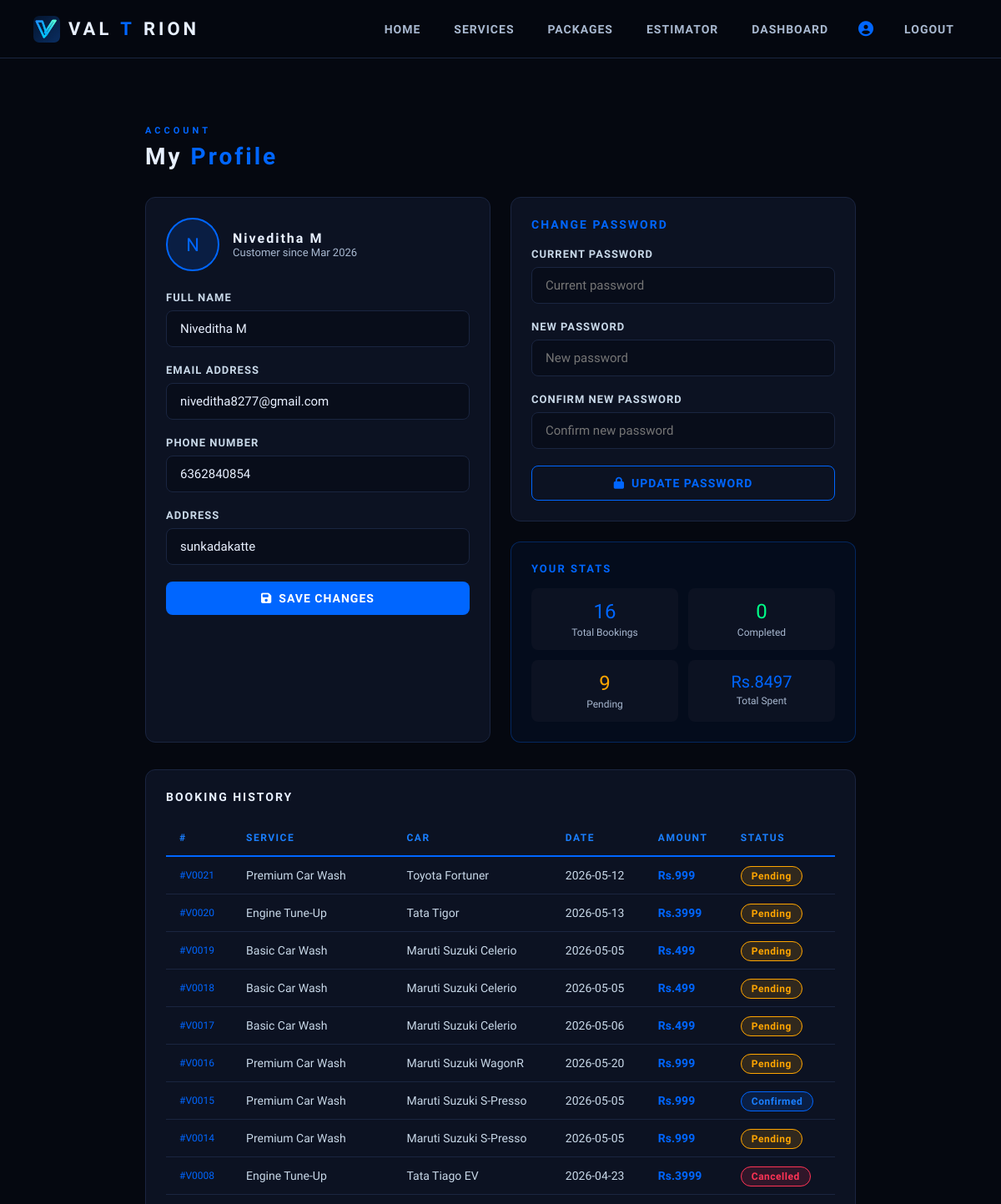
Page /profile (signed in, upper part) on the earlier database version.
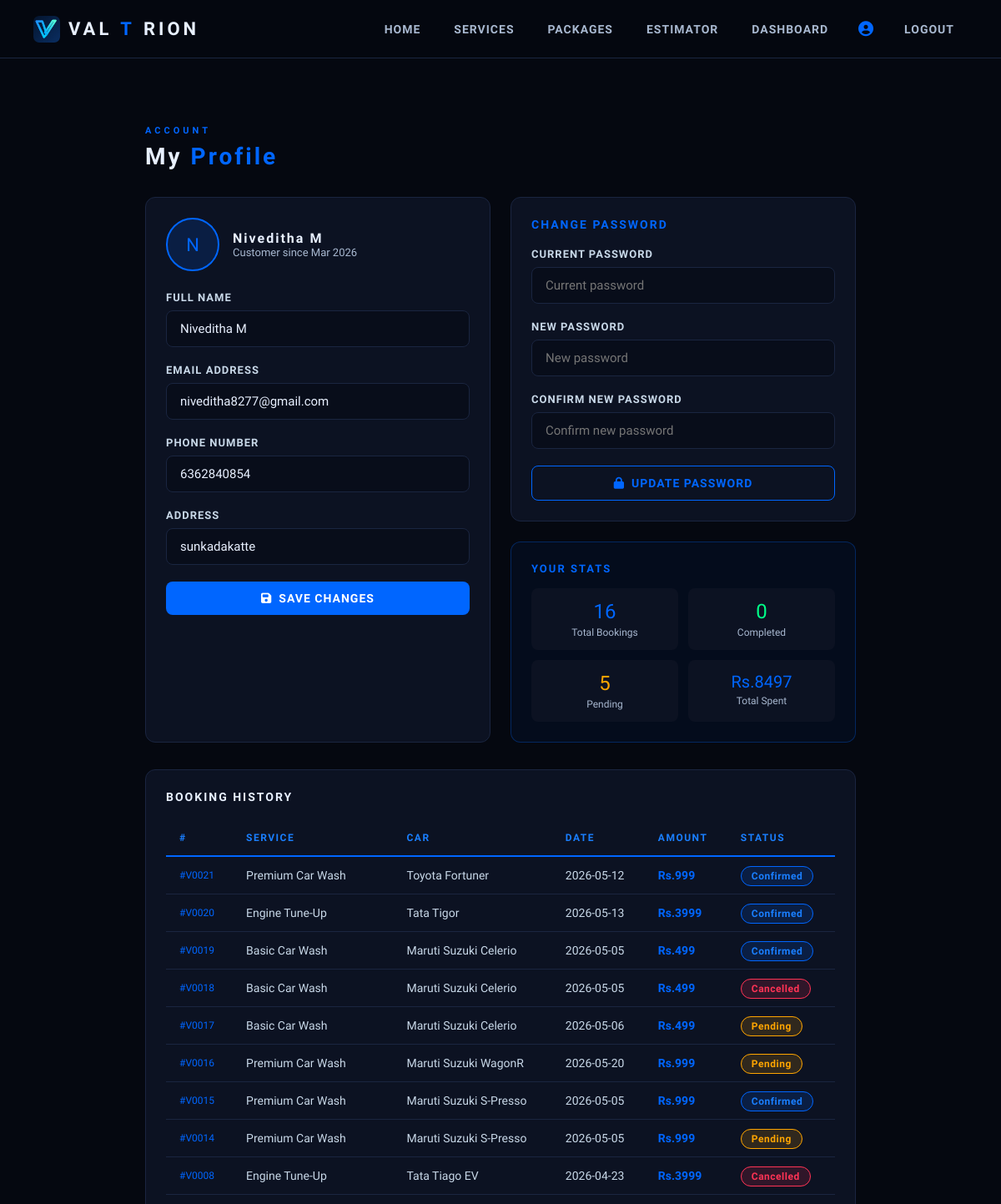
Same page on the later database version.
### app/models.py (models this page shows)
class Booking(db.Model):
    id               = db.Column(db.Integer, primary_key=True)
    user_id          = db.Column(db.Integer, db.ForeignKey('user.id'), nullable=False)
    service_id       = db.Column(db.Integer, db.ForeignKey('service.id'), nullable=False)
    mechanic_id      = db.Column(db.Integer, db.ForeignKey('mechanic.id'), nullable=True)
    customer_name    = db.Column(db.String(100))
    customer_phone   = db.Column(db.String(15))
    car_brand        = db.Column(db.String(50))
    car_model        = db.Column(db.String(50))
    car_number       = db.Column(db.String(20))
    fuel_type        = db.Column(db.String(20))
    pickup_address   = db.Column(db.String(200))
    preferred_date   = db.Column(db.String(50))
    status           = db.Column(db.String(30), default='Pending')
    total_amount     = db.Column(db.Float)
    payment_status   = db.Column(db.String(20), default='Unpaid')
    payment_method   = db.Column(db.String(30))
    payment_ref      = db.Column(db.String(100))
    created_at       = db.Column(db.DateTime, default=datetime.utcnow)
    service          = db.relationship('Service', backref='bookings')
    mechanic         = db.relationship('Mechanic', backref='bookings')

class Service(db.Model):
    id          = db.Column(db.Integer, primary_key=True)
    name        = db.Column(db.String(100), nullable=False)
    description = db.Column(db.Text)
    price       = db.Column(db.Float, nullable=False)
    duration    = db.Column(db.String(50))
    category    = db.Column(db.String(50))
    icon        = db.Column(db.String(100))
    is_active   = db.Column(db.Boolean, default=True)

### app/routes/profile.py (the view)
@profile.route('/profile')
@login_required
def view_profile():
    bookings = Booking.query.filter_by(user_id=current_user.id).order_by(Booking.created_at.desc()).all()
    return render_template('profile.html', user=current_user, bookings=bookings)

### app/models.py (called while the page is built)
@login_manager.user_loader
def load_user(user_id):
    return User.query.get(int(user_id))

### app/templates/profile.html (shortened to what the changed rows need)
{% extends 'base.html' %}
{% block content %}
<section class="section">
<div class="container" style="max-width:900px;">
    <div style="margin-bottom:32px;">
        <h2 class="section-title">My <span>Profile</span></h2>
    </div>
    <div style="display:grid;grid-template-columns:1fr 1fr;gap:24px;margin-bottom:32px;">
        <div>
            <div class="card" style="background:rgba(0,102,255,0.05);border-color:rgba(0,102,255,0.3);">
                <div style="display:grid;grid-template-columns:1fr 1fr;gap:12px;">
                    <div style="text-align:center;padding:14px;background:var(--card);border-radius:8px;">
                        <div style="font-family:'Orbitron';font-size:24px;color:orange;">{{ bookings|selectattr('status','eq','Pending')|list|length }}</div>
                        <div style="color:var(--silver);font-size:12px;margin-top:4px;">Pending</div>
                    </div>
                </div>
            </div>
        </div>
    </div>
    <div class="card">
        {% if bookings %}
        <div style="overflow-x:auto;">
        <table class="vt">
            <thead><tr><th>#</th><th>Service</th><th>Car</th><th>Date</th><th>Amount</th><th>Status</th></tr></thead>
            <tbody>
            {% for b in bookings %}
            <tr>
                <td style="color:var(--blue);font-family:'Orbitron';font-size:12px;">#V{{ "%04d"|format(b.id) }}</td>
                <td>{{ b.service.name }}</td>
                <td>{{ b.car_brand }} {{ b.car_model }}</td>
                <td>{{ b.preferred_date[:10] if b.preferred_date else '-' }}</td>
                <td style="color:var(--blue);font-weight:700;">Rs.{{ b.total_amount|int }}</td>
                <td><span class="badge badge-{{ b.status.lower() }}">{{ b.status }}</span></td>
            </tr>
            {% endfor %}
            </tbody>
        </table>
        </div>
        {% else %}
        <p style="color:var(--silver);text-align:center;padding:20px;">No bookings yet. <a href="{{ url_for('main.services') }}" style="color:var(--blue);">Book a service</a></p>
        {% endif %}
    </div>
</div>
</section>
{% endblock %}

Differences in the rows shown:
changed Booking "Toyota": status "Pending" → "Confirmed"
changed Booking "Tigor": status "Pending" → "Confirmed"
changed Booking "0019": status "Pending" → "Confirmed"
changed Booking "0018": status "Pending" → "Cancelled"
Other differences:
{{ bookings|selectattr('status','eq','Pending')|list|length }}: "9" → "5"
